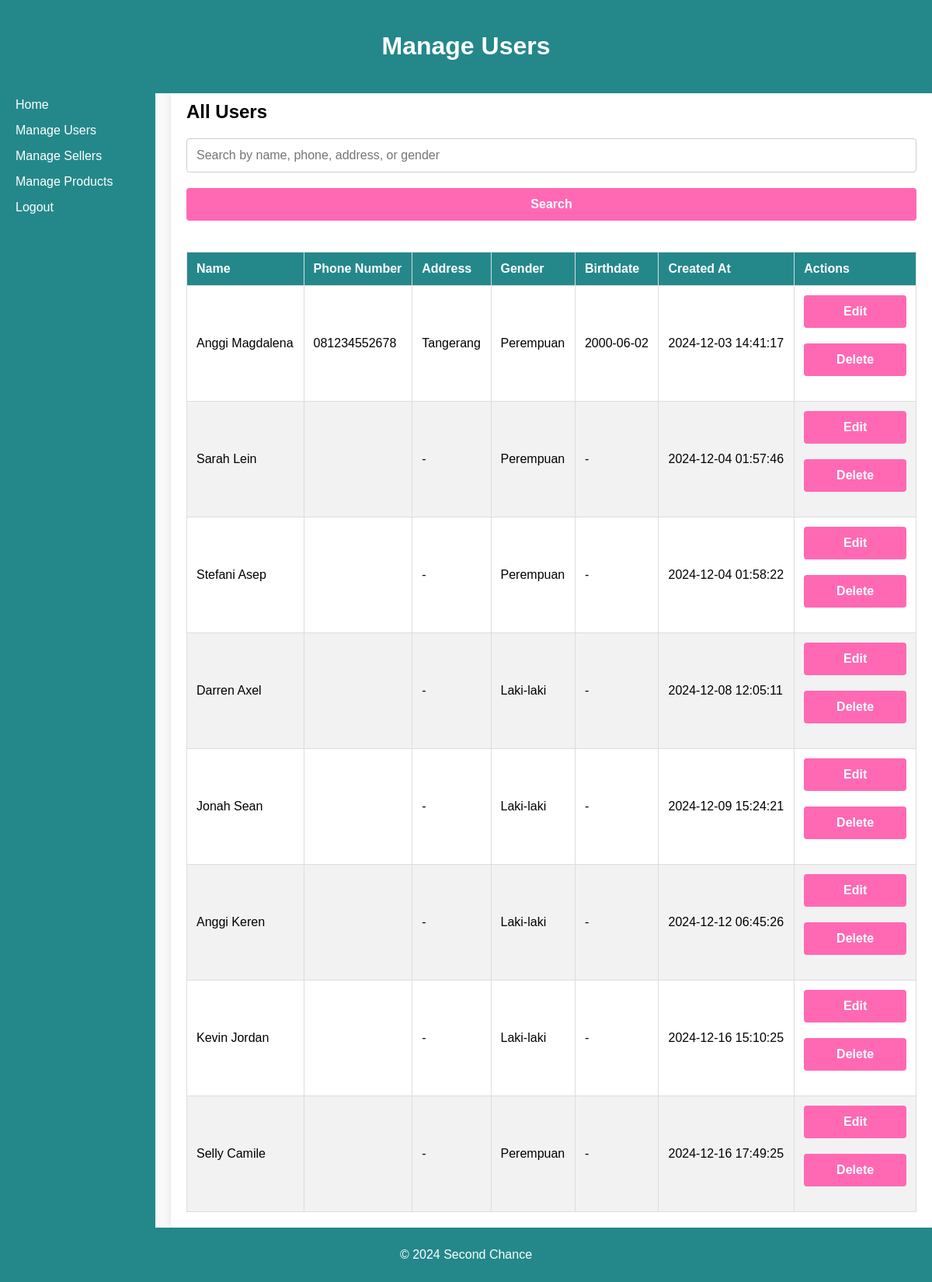
Page /admin/manage_users.php on the committed database.
### tables this page shows
CREATE TABLE `user_data` (
  `userId` int(11) NOT NULL,
  `first_name` varchar(100) NOT NULL,
  `last_name` varchar(100) NOT NULL,
  `email` varchar(100) NOT NULL,
  `phone` varchar(15) DEFAULT NULL,
  `address` varchar(200) DEFAULT NULL,
  `gender` enum('Laki-laki','Perempuan','Lainnya') NOT NULL,
  `birth_date` date DEFAULT NULL,
  `password` varchar(255) NOT NULL,
  `role` enum('Admin','Seller','Customer') NOT NULL DEFAULT 'Customer',
  `is_seller` tinyint(1) DEFAULT 0,
  `created_at` timestamp NOT NULL DEFAULT current_timestamp()
);

### admin/manage_users.php (the view, shortened to what this page needs)
<?php
include 'db_connect.php';
$search = '';
$users = $conn->query("SELECT * FROM user_data WHERE role = 'Customer' AND (first_name LIKE '%$search%' OR last_name LIKE '%$search%' OR phone LIKE '%$search%' OR address LIKE '%$search%' OR gender LIKE '%$search%')");
?>
<!DOCTYPE html>
<html lang="en">
<head>
    <link rel="stylesheet" href="style.css">
</head>
<body>
    <div class="container">
        <div class="navbar">
            <h1>Manage Users</h1>
        </div>
        <div class="sidebar">
            <ul>
                <li><a href="index_admin.php">Home</a></li>
                <li><a href="manage_users.php">Manage Users</a></li>
                <li><a href="manage_sellers.php">Manage Sellers</a></li>
                <li><a href="manage_products.php">Manage Products</a></li>
                <li><a href="login_admin.php">Logout</a></li>
            </ul>
        </div>
        <div class="main-content">
            <h2>All Users</h2>
            <form method="POST" action="">
                <input type="text" name="search" placeholder="Search by name, phone, address, or gender" value="<?php echo htmlspecialchars($search); ?>">
                <button type="submit">Search</button>
            </form>
            <table>
                <thead>
                    <tr>
                        <th>Name</th>
                        <th>Phone Number</th>
                        <th>Address</th>
                        <th>Gender</th>
                        <th>Birthdate</th>
                        <th>Created At</th>
                        <th>Actions</th>
                    </tr>
                </thead>
                <tbody>
                    <?php while ($user = $users->fetch_assoc()): ?>
                    <tr>
                        <td><?php echo htmlspecialchars($user['first_name'] . ' ' . $user['last_name']); ?></td>
                        <td><?php echo htmlspecialchars($user['phone']); ?></td>
                        <td><?php echo htmlspecialchars($user['address'] ?? '-'); ?></td>
                        <td><?php echo htmlspecialchars($user['gender']); ?></td>
                        <td><?php echo htmlspecialchars($user['birth_date'] ?? '-'); ?></td>
                        <td><?php echo htmlspecialchars($user['created_at']); ?></td>
                        <td>
                            <button onclick="editUser (<?php echo $user['userId']; ?>, '<?php echo addslashes($user['first_name']); ?>', '<?php echo addslashes($user['last_name']); ?>', '<?php echo addslashes($user['phone']); ?>', '<?php echo addslashes($user['address'] ?? ''); ?>', '<?php echo addslashes($user['gender']); ?>', '<?php echo addslashes($user['birth_date'] ?? ''); ?>')">Edit</button>
                            <form action="delete_user.php" method="POST" style="display:inline;">
                                <button type="submit" onclick="return confirm('Are you sure you want to delete this user?');">Delete</button>
                            </form>
                        </td>
                    </tr>
                    <?php endwhile; ?>
                </tbody>
            </table>
        </div>
    </div>
</body>
</html>
<footer>
    <p>&copy; 2024 Second Chance</p>
</footer>

### admin/style.css (style rules this page uses)
* { box-sizing: border-box; }
html, body { height: 100%; margin: 0; font-family: Arial, sans-serif; background-color: #f9f9f9; }
.container { display: flex; flex-direction: column; min-height: 100vh; }
.navbar { background: #24888b; color: #ffffff; padding: 20px; text-align: center; }
.sidebar { width: 200px; background: #24888b; color: #ffffff; padding: 20px; position: fixed; top: 90px; bottom: 0; }
.sidebar ul { list-style: none; padding: 0; }
.sidebar ul li { margin: 15px 0; }
.sidebar ul li a { color: #ffffff; text-decoration: none; transition: color 0.3s ease; }
.main-content { margin-left: 220px; padding: 20px; background: #ffffff; border-radius: 5px; box-shadow: 0 0 10px rgba(0, 0, 0, 0.1); flex: 1; }
footer { text-align: center; padding: 10px 0; background: #24888b; color: #ffffff; position: relative; bottom: 0; width: 100%; }
input, select, button { width: 100%; padding: 12px; margin-bottom: 20px; border: 1px solid #ccc; border-radius: 4px; box-sizing: border-box; font-size: 16px; }
button { background-color: #ff69b4; color: #fff; font-weight: bold; cursor: pointer; border: none; transition: background-color 0.3s; }
table { width: 100%; border-collapse: collapse; margin-top: 20px; }
th, td { border: 1px solid #ddd; padding: 12px; text-align: left; }
th { background-color: #24888b; color: #ffffff; }
tr:nth-child(even) { background-color: #f2f2f2; }
.navbar { background: #24888b; color: #ffffff; padding: 20px; text-align: center; position: fixed; top: 0; left: 0; right: 0; z-index: 1000; }
.main-content { margin-left: 220px; margin-top: 90px; padding: 20px; background: #ffffff; border-radius: 5px; box-shadow: 0 0 10px rgba(0, 0, 0, 0.1); flex: 1; }

### rows in the picture
user_data: first_name+last_name "Anggi Magdalena", phone "081234552678", address "Tangerang", gender "Perempuan", birth_date "2000-06-02", created_at "2024-12-03 14:41:17"
user_data: first_name+last_name "Sarah Lein", address "-", gender "Perempuan", birth_date "-", created_at "2024-12-04 01:57:46"
user_data: first_name+last_name "Stefani Asep", address "-", gender "Perempuan", birth_date "-", created_at "2024-12-04 01:58:22"
user_data: first_name+last_name "Darren Axel", address "-", gender "Laki-laki", birth_date "-", created_at "2024-12-08 12:05:11"
user_data: first_name+last_name "Jonah Sean", address "-", gender "Laki-laki", birth_date "-", created_at "2024-12-09 15:24:21"
user_data: first_name+last_name "Anggi Keren", address "-", gender "Laki-laki", birth_date "-", created_at "2024-12-12 06:45:26"
user_data: first_name+last_name "Kevin Jordan", address "-", gender "Laki-laki", birth_date "-", created_at "2024-12-16 15:10:25"
user_data: first_name+last_name "Selly Camile", address "-", gender "Perempuan", birth_date "-", created_at "2024-12-16 17:49:25"
